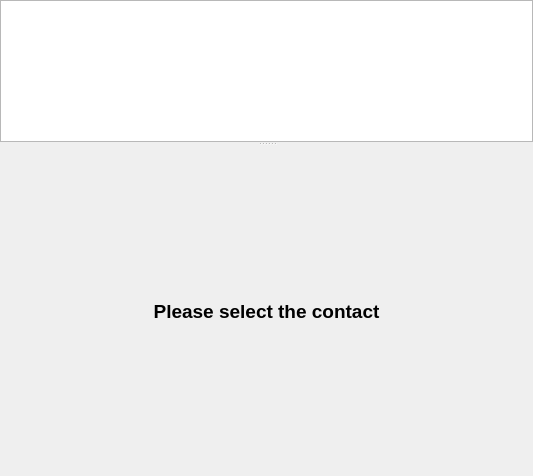
<?xml version="1.0" encoding="UTF-8"?>
<ui version="4.0">
 <class>ContactsTable</class>
 <widget class="QWidget" name="ContactsTable">
  <property name="geometry">
   <rect>
    <x>0</x>
    <y>0</y>
    <width>533</width>
    <height>476</height>
   </rect>
  </property>
  <property name="windowTitle">
   <string>Form</string>
  </property>
  <layout class="QGridLayout" name="gridLayout">
   <property name="margin">
    <number>0</number>
   </property>
   <property name="spacing">
    <number>0</number>
   </property>
   <item row="0" column="0">
    <widget class="QSplitter" name="splitter">
     <property name="orientation">
      <enum>Qt::Vertical</enum>
     </property>
     <widget class="QTableView" name="contact_table">
      <property name="sizePolicy">
       <sizepolicy hsizetype="Expanding" vsizetype="Preferred">
        <horstretch>0</horstretch>
        <verstretch>0</verstretch>
       </sizepolicy>
      </property>
      <property name="minimumSize">
       <size>
        <width>0</width>
        <height>0</height>
       </size>
      </property>
      <property name="selectionBehavior">
       <enum>QAbstractItemView::SelectRows</enum>
      </property>
      <property name="iconSize">
       <size>
        <width>32</width>
        <height>32</height>
       </size>
      </property>
      <property name="sortingEnabled">
       <bool>true</bool>
      </property>
      <attribute name="horizontalHeaderCascadingSectionResizes">
       <bool>true</bool>
      </attribute>
      <attribute name="horizontalHeaderStretchLastSection">
       <bool>true</bool>
      </attribute>
     </widget>
     <widget class="QStackedWidget" name="contact_details_view">
      <property name="sizePolicy">
       <sizepolicy hsizetype="Expanding" vsizetype="Expanding">
        <horstretch>0</horstretch>
        <verstretch>0</verstretch>
       </sizepolicy>
      </property>
      <property name="minimumSize">
       <size>
        <width>0</width>
        <height>330</height>
       </size>
      </property>
      <widget class="QWidget" name="page">
       <layout class="QHBoxLayout" name="horizontalLayout">
        <item>
         <widget class="QLabel" name="label">
          <property name="maximumSize">
           <size>
            <width>481</width>
            <height>16777215</height>
           </size>
          </property>
          <property name="font">
           <font>
            <pointsize>14</pointsize>
            <weight>75</weight>
            <bold>true</bold>
           </font>
          </property>
          <property name="text">
           <string>Please select the contact</string>
          </property>
          <property name="alignment">
           <set>Qt::AlignCenter</set>
          </property>
         </widget>
        </item>
       </layout>
      </widget>
      <widget class="QWidget" name="page_2"/>
     </widget>
    </widget>
   </item>
  </layout>
 </widget>
 <resources/>
 <connections/>
</ui>
